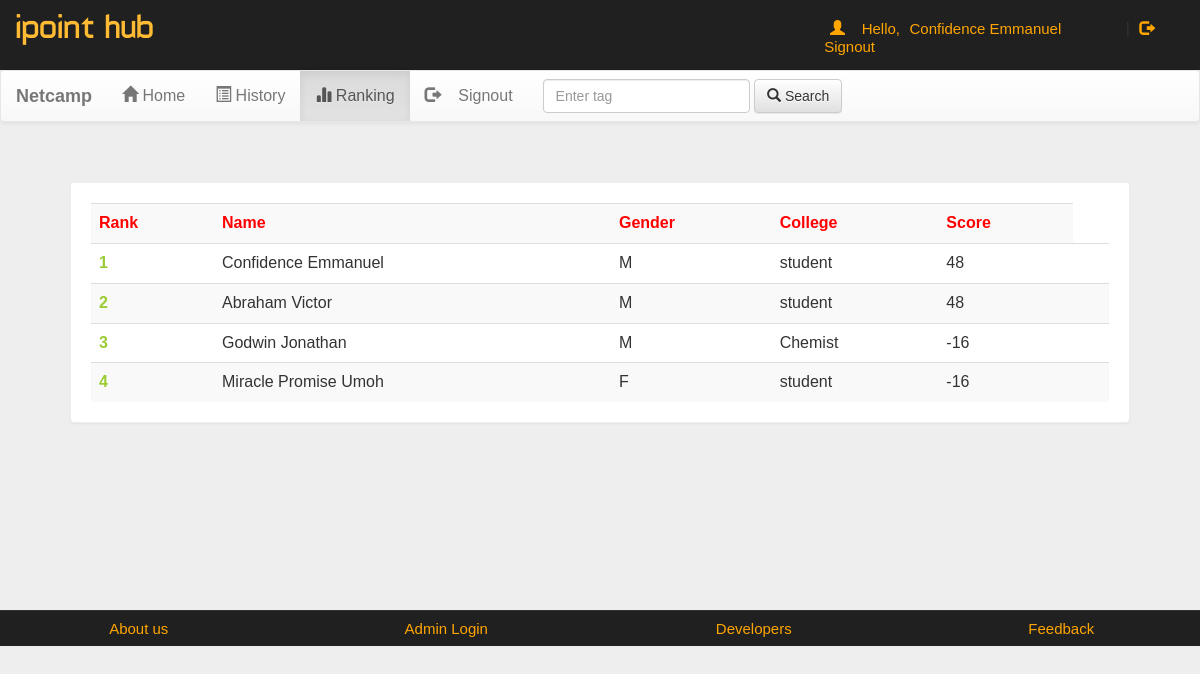
Screenshot of /account.php?q=3 (signed in) with the database file from the repository.
### tables this page shows
CREATE TABLE `rank` (
  `email` varchar(50) NOT NULL,
  `score` int(11) NOT NULL,
  `time` timestamp NOT NULL DEFAULT CURRENT_TIMESTAMP ON UPDATE CURRENT_TIMESTAMP
);

CREATE TABLE `user` (
  `name` varchar(50) NOT NULL,
  `gender` varchar(5) NOT NULL,
  `college` varchar(100) NOT NULL,
  `email` varchar(50) NOT NULL,
  `mob` bigint(20) NOT NULL,
  `password` varchar(50) NOT NULL
);

### account.php (the view, shortened to what this page needs)
<!DOCTYPE html PUBLIC "-//W3C//DTD XHTML 1.0 Transitional//EN" "http://www.w3.org/TR/xhtml1/DTD/xhtml1-transitional.dtd">
<html xmlns="http://www.w3.org/1999/xhtml">
<head>
<link  rel="stylesheet" href="css/bootstrap.min.css"/>
 <link  rel="stylesheet" href="css/bootstrap-theme.min.css"/>
 <link rel="stylesheet" href="css/main.css">
 <link  rel="stylesheet" href="css/font.css">
</head>
<body>
<div class="header">
<div class="row">
<div class="col-lg-6">
<span class="logo">ipoint hub</span></div>
<div class="col-md-4 col-md-offset-2">
 <?php
 include_once 'dbConnection.php';
  if(!(isset($_SESSION['email']))){
header("location:index.php");
}
else
{
$name = $_SESSION['name'];
echo '<span class="pull-right top title1" ><span class="log1"><span class="glyphicon glyphicon-user" aria-hidden="true"></span>&nbsp;&nbsp;&nbsp;&nbsp;Hello,</span> <a href="account.php?q=1" class="log log1">'.$name.'</a>&nbsp;|&nbsp;<a href="logout.php?q=account.php" class="log"><span class="glyphicon glyphicon-log-out" aria-hidden="true"></span>&nbsp;Signout</button></a></span>';
}?>
</div>
</div></div>
<div class="bg">
<nav class="navbar navbar-default title1">
  <div class="container-fluid">
    <div class="navbar-header">
      <a class="navbar-brand" href="#"><b>Netcamp</b></a>
    </div>
    <div class="collapse navbar-collapse" id="bs-example-navbar-collapse-1">
      <ul class="nav navbar-nav">
        <li <?php if(@$_GET['q']==1) echo'class="active"'; ?> ><a href="account.php?q=1"><span class="glyphicon glyphicon-home" aria-hidden="true"></span>&nbsp;Home<span class="sr-only">(current)</span></a></li>
        <li <?php if(@$_GET['q']==2) echo'class="active"'; ?>><a href="account.php?q=2"><span class="glyphicon glyphicon-list-alt" aria-hidden="true"></span>&nbsp;History</a></li>
		<li <?php if(@$_GET['q']==3) echo'class="active"'; ?>><a href="account.php?q=3"><span class="glyphicon glyphicon-stats" aria-hidden="true"></span>&nbsp;Ranking</a></li>
		<li class="pull-right"> <a href="logout.php?q=account.php"><span class="glyphicon glyphicon-log-out" aria-hidden="true"></span>&nbsp;&nbsp;&nbsp;&nbsp;Signout</a></li>
		</ul>
            <form class="navbar-form navbar-left" role="search">
        <div class="form-group">
          <input type="text" class="form-control" placeholder="Enter tag ">
        </div>
        <button type="submit" class="btn btn-default"><span class="glyphicon glyphicon-search" aria-hidden="true"></span>&nbsp;Search</button>
      </form>
      </div>
  </div>
</nav>
<div class="container">
<div class="row">
<div class="col-md-12">
<?php
if(@$_GET['q']== 3)
{
$q=mysqli_query($con,"SELECT * FROM rank  ORDER BY score DESC " )or die('Error223');
echo  '<div class="panel title"><div class="table-responsive">
<table class="table table-striped title1" >
<tr style="color:red"><td><b>Rank</b></td><td><b>Name</b></td><td><b>Gender</b></td><td><b>College</b></td><td><b>Score</b></td></tr>';
$c=0;
while($row=mysqli_fetch_array($q) )
{
$e=$row['email'];
$s=$row['score'];
$q12=mysqli_query($con,"SELECT * FROM user WHERE email='$e' " )or die('Error231');
while($row=mysqli_fetch_array($q12) )
{
$name=$row['name'];
$gender=$row['gender'];
$college=$row['college'];
}
$c++;
echo '<tr><td style="color:#99cc32"><b>'.$c.'</b></td><td>'.$name.'</td><td>'.$gender.'</td><td>'.$college.'</td><td>'.$s.'</td><td>';
}
echo '</table></div></div>';}
?>
</div></div></div></div>
<div class="row footer">
<div class="col-md-3 box">
<a href="http://www.projectworlds.in/online-examination" target="_blank">About us</a>
</div>
<div class="col-md-3 box">
<a href="#" data-toggle="modal" data-target="#login">Admin Login</a></div>
<div class="col-md-3 box">
<a href="#" data-toggle="modal" data-target="#developers">Developers</a>
</div>
<div class="col-md-3 box">
<a href="feedback.php" target="_blank">Feedback</a></div></div>
</body>
</html>

### css/main.css (style rules this page uses)
body { overflow-x:hidden; width:100%; font: 15px "Century Gothic", "Times Roman", sans-serif; background:#eee; min-height:550px; background-attachment:fixed; }
.bg { min-height:540px; }
.panel { border-color:#eee; margin:40px; padding:20px; font: 15px "Century Gothic", "Times Roman", sans-serif; }
.title { font-family:'typo'; }
.header { background:#202020; height:70px; }
.logo { font-family:'typo'; font-size:35px; color:#ffbb33; margin:15px; }
.title1 { font: 16px "Century Gothic", "Times Roman", sans-serif; }
.footer { font-size:15px; text-align:center; border-top:1px solid; border-color:#323232; background-color:#202020; }
.footer a { margin:25px; color:orange; text-decoration:none; font: 15px "Century Gothic", "Times Roman", sans-serif; }
.box { padding:9px; }
.top { margin-top:20px; }
.log1 { font: 15px 'Ubuntu', sans-serif; color:orange; margin-left:10px; }
.log { margin:10px; margin-right:60px; margin-left:5px; color:orange; text-decoration:none; font-size:20px; font-size:15px; }

### rows the page displays
rank: user.name "Confidence Emmanuel", user.gender "M", user.college "student", score "48"
rank: user.name "Abraham Victor", user.gender "M", user.college "student", score "48"
rank: user.name "Godwin Jonathan", user.gender "M", user.college "Chemist", score "-16"
rank: user.name "Miracle Promise Umoh", user.gender "F", user.college "student", score "-16"

### other values shown
$name "Confidence Emmanuel"
